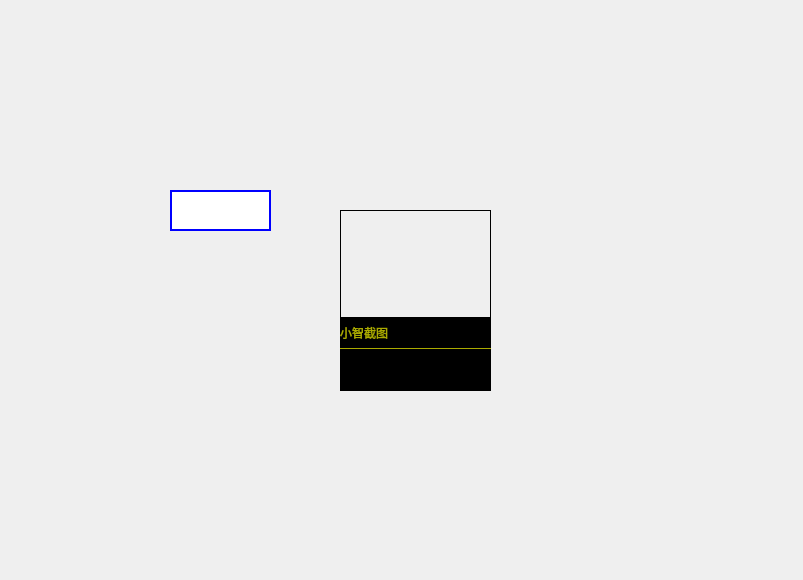
<?xml version="1.0" encoding="UTF-8"?>
<ui version="4.0">
 <class>ScreenShotDialog</class>
 <widget class="QDialog" name="ScreenShotDialog">
  <property name="geometry">
   <rect>
    <x>0</x>
    <y>0</y>
    <width>803</width>
    <height>580</height>
   </rect>
  </property>
  <property name="windowTitle">
   <string>ScreenShotDialog</string>
  </property>
  <widget class="QWidget" name="displayInfo" native="true">
   <property name="geometry">
    <rect>
     <x>340</x>
     <y>210</y>
     <width>151</width>
     <height>181</height>
    </rect>
   </property>
   <property name="mouseTracking">
    <bool>true</bool>
   </property>
   <widget class="QWidget" name="verticalLayoutWidget">
    <property name="geometry">
     <rect>
      <x>0</x>
      <y>0</y>
      <width>151</width>
      <height>181</height>
     </rect>
    </property>
    <layout class="QVBoxLayout" name="verticalLayout">
     <property name="spacing">
      <number>0</number>
     </property>
     <property name="leftMargin">
      <number>0</number>
     </property>
     <property name="topMargin">
      <number>0</number>
     </property>
     <property name="rightMargin">
      <number>0</number>
     </property>
     <property name="bottomMargin">
      <number>0</number>
     </property>
     <item>
      <widget class="QLabel" name="scaleLabel">
       <property name="maximumSize">
        <size>
         <width>16777215</width>
         <height>120</height>
        </size>
       </property>
       <property name="mouseTracking">
        <bool>true</bool>
       </property>
       <property name="styleSheet">
        <string notr="true">border: 1px solid rgb(0, 0, 0);</string>
       </property>
       <property name="text">
        <string/>
       </property>
       <property name="scaledContents">
        <bool>true</bool>
       </property>
      </widget>
     </item>
     <item>
      <widget class="QLabel" name="titleLabel">
       <property name="maximumSize">
        <size>
         <width>16777215</width>
         <height>30</height>
        </size>
       </property>
       <property name="font">
        <font>
         <kerning>true</kerning>
        </font>
       </property>
       <property name="mouseTracking">
        <bool>true</bool>
       </property>
       <property name="styleSheet">
        <string notr="true">background-color: rgb(0, 0, 0);</string>
       </property>
       <property name="text">
        <string>&lt;html&gt;&lt;head/&gt;&lt;body&gt;&lt;p align=&quot;justify&quot;&gt;&lt;span style=&quot; color:#aaaa00;&quot;&gt;小智截图&lt;/span&gt;&lt;/p&gt;&lt;/body&gt;&lt;/html&gt;</string>
       </property>
      </widget>
     </item>
     <item>
      <widget class="Line" name="line">
       <property name="mouseTracking">
        <bool>true</bool>
       </property>
       <property name="styleSheet">
        <string notr="true">border-top: 1px solid rgb(170, 170, 0); 
background-color: rgb(0, 0, 0);

</string>
       </property>
       <property name="orientation">
        <enum>Qt::Horizontal</enum>
       </property>
      </widget>
     </item>
     <item>
      <widget class="QLabel" name="infoLabel">
       <property name="maximumSize">
        <size>
         <width>16777215</width>
         <height>40</height>
        </size>
       </property>
       <property name="mouseTracking">
        <bool>true</bool>
       </property>
       <property name="styleSheet">
        <string notr="true">background-color: rgb(0, 0, 0);
color: rgb(255, 255, 255);</string>
       </property>
       <property name="text">
        <string/>
       </property>
      </widget>
     </item>
    </layout>
   </widget>
  </widget>
  <widget class="QTextEdit" name="textEdit">
   <property name="geometry">
    <rect>
     <x>170</x>
     <y>190</y>
     <width>101</width>
     <height>41</height>
    </rect>
   </property>
   <property name="styleSheet">
    <string notr="true">border:2px solid blue</string>
   </property>
   <property name="verticalScrollBarPolicy">
    <enum>Qt::ScrollBarAlwaysOff</enum>
   </property>
   <property name="horizontalScrollBarPolicy">
    <enum>Qt::ScrollBarAlwaysOff</enum>
   </property>
   <property name="sizeAdjustPolicy">
    <enum>QAbstractScrollArea::AdjustIgnored</enum>
   </property>
  </widget>
 </widget>
 <layoutdefault spacing="6" margin="11"/>
 <resources/>
 <connections/>
</ui>
